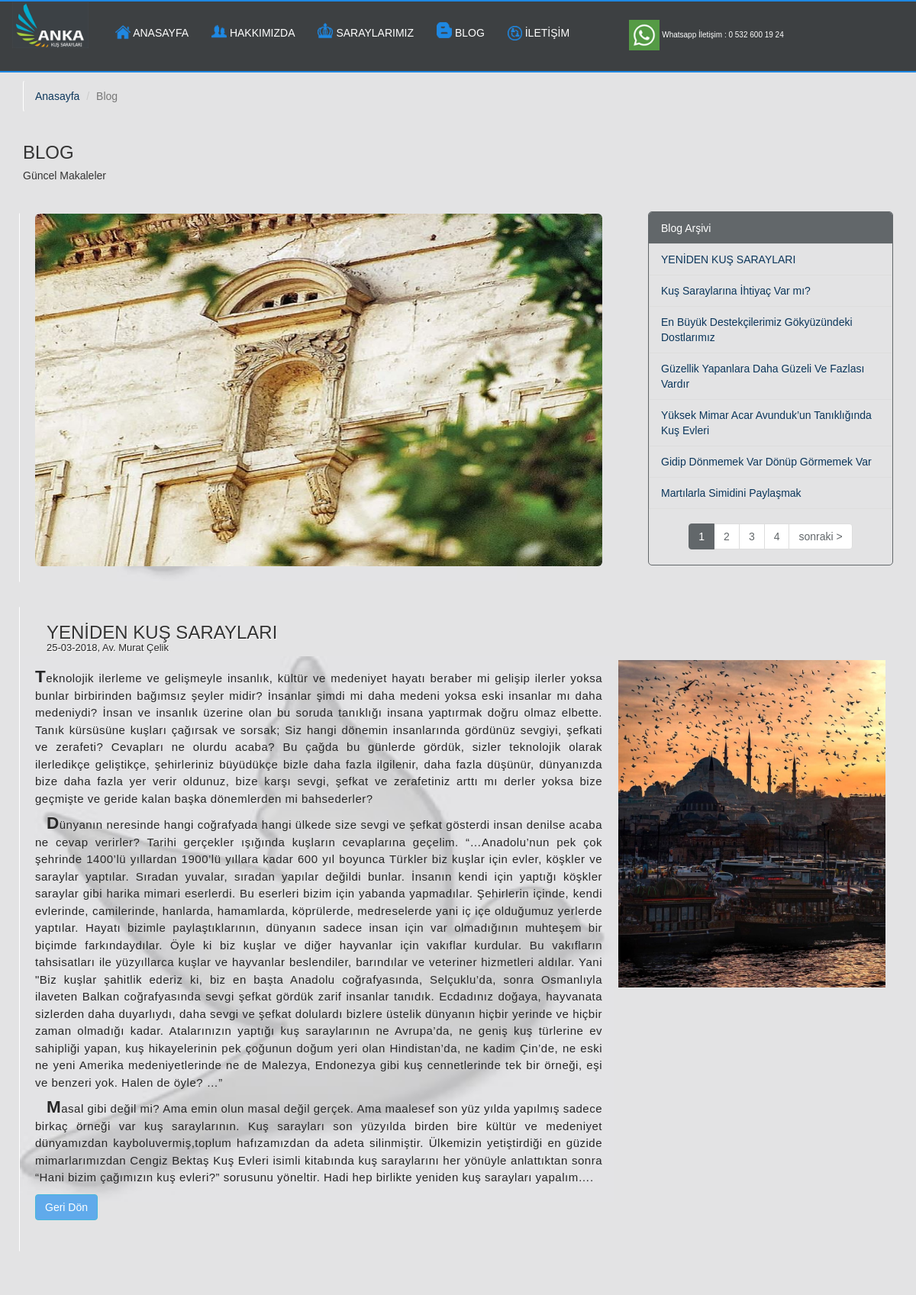
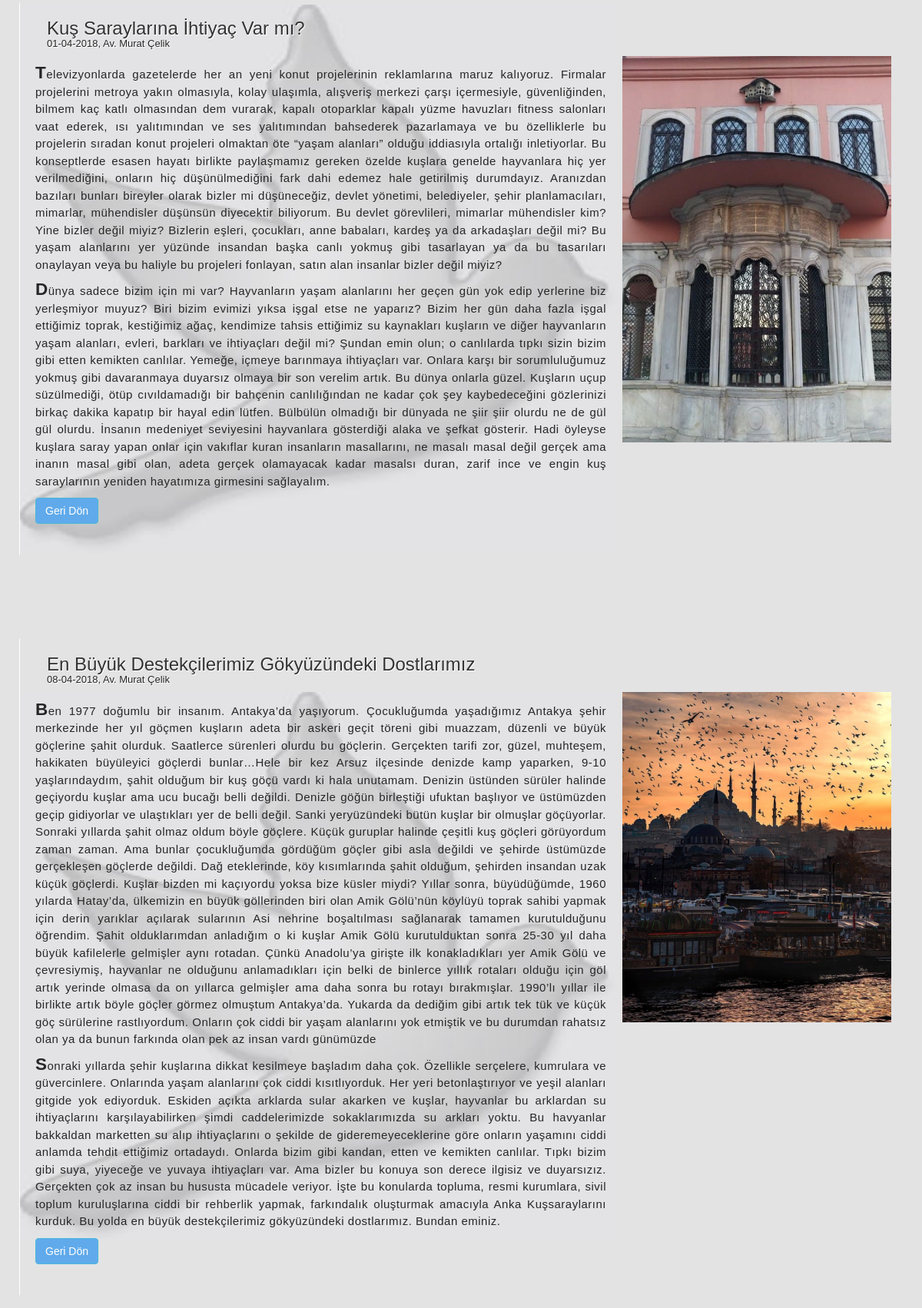
Screenshot of /arsiv.php (upper part) with the database file from the repository (2 pictures, top to bottom).
### tables this page shows
CREATE TABLE IF NOT EXISTS `blog` (
  `makale_id` int(10) UNSIGNED NOT NULL AUTO_INCREMENT,
  `makale_tarih` date NOT NULL,
  `makale_baslik` varchar(100) NOT NULL,
  `baslik_id` varchar(50) NOT NULL,
  `makale_icerik` text NOT NULL,
  `makale_resim` varchar(50) DEFAULT NULL,
  `makale_url` varchar(500) DEFAULT NULL,
  PRIMARY KEY (`makale_id`)
);

### arsiv.php (the view, shortened to what this page needs)
<?php
include 'header.php';
function tcevir($tarih){
	$tr = explode("-",$tarih);
	$tarih1 = $tr[2]."-".$tr[1]."-".$tr[0];
	return $tarih1;
}
?>
<section class="container max1110px ">
<ol class="breadcrumb yenibreadcrumb">
  <li><a href="index.php">Anasayfa</a></li>
  <li class="active">Blog</li>
</ol>
<div class="page-header blogum">
  <h3>BLOG</h3><h5>Güncel Makaleler</h5>
  <div class="row">
  <div class="col-md-8 blogsecimage1 blogborder" >
        <p>
          <img src="images/UnknowKusEvi.JPG"  class="img-responsive img-rounded" alt="" style="height:462px; width:100%; image-size:contain;"/>
        </p>
 </div>
 <div class="col-md-4 blog_md_4son" style="float:right;width:30%; height:100%;">
    <div class="list-group arsiv_duzen">
      <a class="list-group-item arsiv1" id="list_baslik">
        Blog Arşivi
      </a>
      <?php
      $numperpage = 7;
      $countsql = $DB_con->prepare("SELECT COUNT(makale_id) from blog");
      $countsql->execute();
      $row = $countsql->fetch();
      $numrecords = $row[0];
      $numlinks = ceil($numrecords/$numperpage);
      $page = isset($_GET['start'])?(int)$_GET['start'] : 1;
      $start =($page-1) * $numperpage;
      $stmt=$DB_con->prepare("SELECT * from blog limit $start,$numperpage");
      $stmt->execute();
      While($row=$stmt->fetch()){
        if( extract($row)){
               ?>
      <a href="arsiv.php?#<?php echo $row['baslik_id'];?>" class="list-group-item arsiv_baslik" onMouseOver="this.style.color='#061b2d'"
   onMouseOut="this.style.color='#0e4371'"><?php echo $row['makale_baslik'];?></a>
        <?php
           }
        }
    ?>
    <div align="center" >
  <ul class="pagination">
<?php
 $next = (int)$page + 1;
 $sayfa_goster = 5;
$en_az_orta = ceil($sayfa_goster/2);
$en_fazla_orta = ($numlinks+1) - $en_az_orta;
$sayfa_orta = $page;
if($sayfa_orta < $en_az_orta) $sayfa_orta = $en_az_orta;
if($sayfa_orta > $en_fazla_orta) $sayfa_orta = $en_fazla_orta;
$sol_sayfalar = round($sayfa_orta - (($sayfa_goster-1) / 2));
$sag_sayfalar = round((($sayfa_goster-1) / 2) + $sayfa_orta);
if($sol_sayfalar < 1) $sol_sayfalar = 1;
for($s = $sol_sayfalar; $s <= $sag_sayfalar; $s++) {
    if($page == $s) {
        echo  '<li class="active secili" style="cursor:pointer;" "><a>'.$s.'</a></li>';
    } else{
      echo  '<li><a href="arsiv.php?start='.$s.'" style="cursor:pointer;">'.$s.'</a></li>';
      }
}
if($page != $numlinks) echo ' <li><a href="?start='.$next.'">sonraki &gt;</a></li>';
?>
</ul>
      </div>
  </div>
</div>
<?php
  $stmt = $DB_con->prepare('SELECT * FROM blog order by makale_id asc limit 1000');
	$stmt->execute();
	if($stmt->rowCount() > 0)
	{
		while($row=$stmt->fetch(PDO::FETCH_ASSOC))
		{
            if(extract($row))
            {
         ?>
<div class="col-md-8 blogsecimage blogborder">
    <div>
        <h3 id="<?php echo $row['baslik_id']; ?>" class="bilgibaslikblog"><?php echo $row['makale_baslik']; ?><br>
        <date style="text-align: right; padding-right: 200px; font-size: 13px; color:#262626;"> <?php echo tcevir($row['makale_tarih']);?>, Av. Murat Çelik</date><br></h3>
        <p><?php echo $row['makale_icerik'];?></p>
    </div> <a class="btn btn-info" href="blog.php" style="background:#60aaeb;"> Geri Dön</a>
  </div>
  <div class="col-md-4 blog_md_4">
  <?php
  if(count($row['makale_resim'])>0){
    ?>
    <div>
  <img src="admin/image/blog_images/<?php echo $row['makale_resim']; ?>" class="img-responsive" alt="" width="350px" height="200px">
   </div>
   <?php
  }
  if(count($row['makale_url'])>0)
  {
    ?>
        <div class="embed-responsive embed-responsive-16by9 video_height">
        </div>
<?php
  }
  ?>
  </div>
<?php
      }
    }
 }
?>
</div>
</div>
</section>
<?php
include 'footer.php';
?>

### css/style.css (style rules this page uses)
body { background-color: #e3e3e4; }
* { font-family: Verdana, Geneva, sans-serif !important; }
.bilgibaslikaciklama { color: #404040; font-size: 18px; padding-left: 0px; padding-right: 0px; text-indent: 15px; font-weight: normal; margin-right: 0px; }
.video_height { height: 225px; }
.yenibreadcrumb { margin-bottom: 20px; margin-top: 10px; padding: 10px 15px; list-style: none; background-color: #e3e3e4; border-radius: none !important; border-style: solid; border-top-color: #e3e3e4; border-bottom-color: #e3e3e4; border-right-color: #e3e3e4; border-left-color: #fff; border-width: 1px; color:#082844;; }
.yenibreadcrumb a { color:#0b365b; }
.bilgibaslikblog { text-shadow: 1px 1px #fff; }
.blog_md_4 { margin-top: 100px; background-color: Steel !important; }
.blog_md_4son { margin-top: 28px; background-color: Steel !important; }
.blog_md_4son a { color:#0b365b; }
.blogsecimage { background-image: url(../images/yeni.jpg); background-repeat: no-repeat; background-position: center; background-size: contain; margin-top: 30px; margin-right: -10px; margin-bottom: 30px !important; margin-left: 10px; padding-bottom: 40px; background-color: #e3e3e4; }
.blogsecimage1 { background-image: url(../images/yeni.jpg); background-repeat: no-repeat; background-position: center; background-size: contain; margin-top: 30px; margin-right: -10px; margin-bottom: 2px !important; margin-left: 10px; padding-bottom: 10px; background-color: #e3e3e4; }
.blogborder { border-style: solid; border-left-color: #fff !important; border-color: #e3e3e4; border-width: 1px; padding-left: 20px; }
.blogborder h3 { padding-left: 15px; margin-bottom: 20px; font-weight: 500; }
.blogum p { color:#262626; text-align: justify; line-height: 1.5em; font-weight: 500; font-size: 15px; letter-spacing: 0.5px; }
.blogum p::first-letter { font-size: 150%; font-weight: bolder; }
.pagination>.secili>a,.pagination>.active>a:hover { background-color:#62676a !important; border-color:#62676a !important; color:#fff !important; }
.pagination>li>a { color:#62676a !important; }
.arsiv_duzen { border:1px solid #62676a!important; border-radius:5px; }
.arsiv_duzen>.arsiv_baslik { background-color:#e3e3e4!important; #b6cee2 !important }
.arsiv_duzen>.arsiv1 { background-color:#62676a!important; color:#fff; text-align: left; border:1px solid #62676a!important; }

### rows the page displays
blog: makale_baslik "YENİDEN KUŞ SARAYLARI", makale_tarih "25-03-2018", makale_icerik "Teknolojik ilerleme ve gelişmeyle insanlık, kültür ve medeniyet hayatı beraber mi gelişip ilerler yoksa bunlar birbirinden bağımsız şeyler midir? İnsanlar şimdi mi daha medeni yoksa eski insanlar mı daha medeniydi? İnsan ve insanlık üzerine olan bu soruda tanıklığı insana yaptırmak doğru olmaz elbette. Tanık kürsüsüne kuşları çağırsak ve sorsak; Siz hangi dönemin insanlarında gördünüz sevgiyi, şefkati ve zerafeti? Cevapları ne olurdu acaba? Bu çağda bu günlerde gördük, sizler teknolojik olarak ilerledikçe geliştikçe, şehirleriniz büyüdükçe bizle daha fazla ilgilenir, daha fazla düşünür, dünyanızda bize daha fazla yer verir oldunuz, bize karşı sevgi, şefkat ve zerafetiniz arttı mı derler…", makale_resim (picture)
blog: makale_baslik "Kuş Saraylarına İhtiyaç Var mı?", makale_tarih "01-04-2018", makale_icerik "Televizyonlarda gazetelerde her an yeni konut projelerinin reklamlarına maruz kalıyoruz. Firmalar projelerini metroya yakın olmasıyla, kolay ulaşımla, alışveriş merkezi çarşı içermesiyle, güvenliğinden, bilmem kaç katlı olmasından dem vurarak, kapalı otoparklar kapalı yüzme havuzları fitness salonları vaat ederek, ısı yalıtımından ve ses yalıtımından bahsederek pazarlamaya ve bu özelliklerle bu projelerin sıradan konut projeleri olmaktan öte “yaşam alanları” olduğu iddiasıyla ortalığı inletiyorlar. Bu konseptlerde esasen hayatı birlikte paylaşmamız gereken özelde kuşlara genelde hayvanlara hiç yer verilmediğini, onların hiç düşünülmediğini fark dahi edemez hale getirilmiş durumdayız.…", makale_resim (picture)
blog: makale_baslik "En Büyük Destekçilerimiz Gökyüzündeki Dostlarımız", makale_tarih "08-04-2018", makale_icerik "Ben 1977 doğumlu bir insanım. Antakya’da yaşıyorum. Çocukluğumda yaşadığımız Antakya şehir merkezinde her yıl göçmen kuşların adeta bir askeri geçit töreni gibi muazzam, düzenli ve büyük göçlerine şahit olurduk. Saatlerce sürenleri olurdu bu göçlerin. Gerçekten tarifi zor, güzel, muhteşem, hakikaten büyüleyici göçlerdi bunlar…Hele bir kez Arsuz ilçesinde denizde kamp yaparken, 9-10 yaşlarındaydım, şahit olduğum bir kuş göçü vardı ki hala unutamam. Denizin üstünden sürüler halinde geçiyordu kuşlar ama ucu bucağı belli değildi. Denizle göğün birleştiği ufuktan başlıyor ve üstümüzden geçip gidiyorlar ve ulaştıkları yer de belli değil. Sanki yeryüzündeki bütün kuşlar bir olmuşlar göçüyorlar.…", makale_resim (picture)
blog: makale_baslik "Güzellik Yapanlara Daha Güzeli Ve Fazlası Vardır"
blog: makale_baslik "Yüksek Mimar Acar Avunduk’un Tanıklığında Kuş Evleri"
blog: makale_baslik "Gidip Dönmemek Var Dönüp Görmemek Var"
blog: makale_baslik "Martılarla Simidini Paylaşmak"
